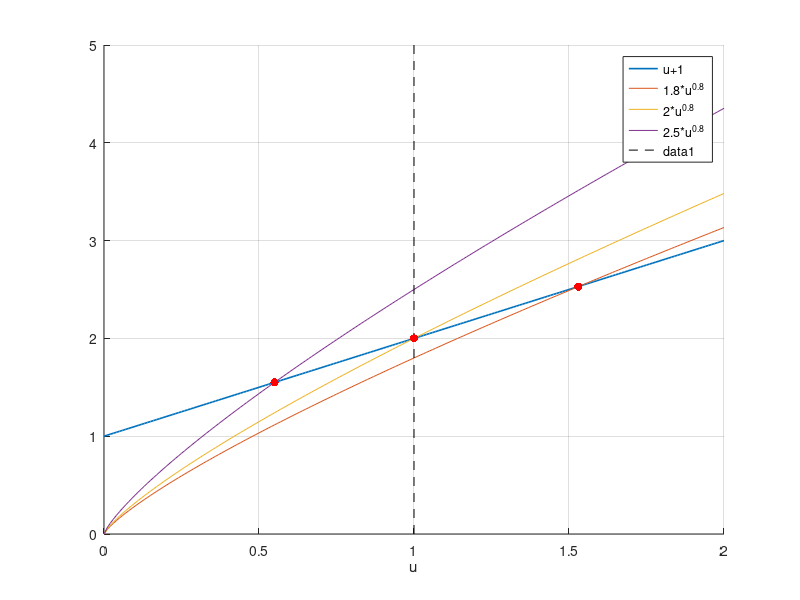
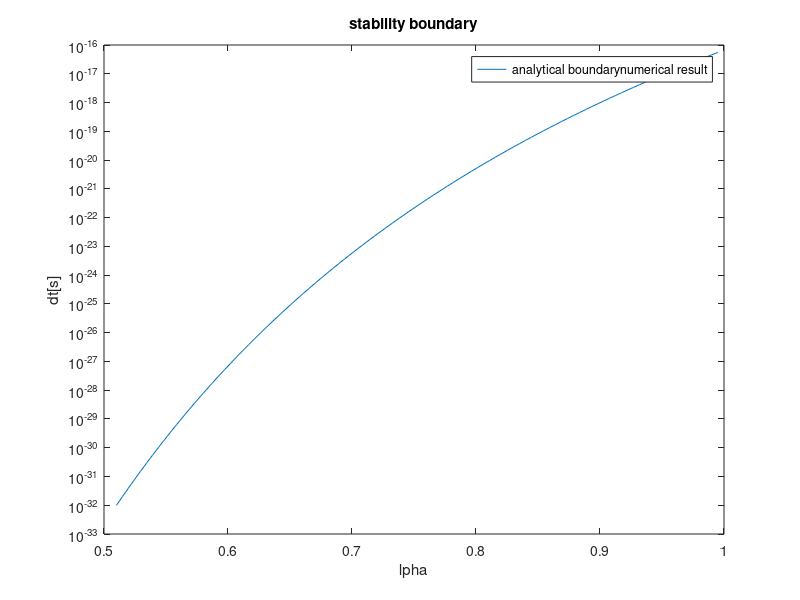

The MATLAB script that drew these images, in order:
% Stability calculations
dt = 1;
zeta = 1.9; % zeta > 1
% mine w_i, alpha =1
w_i = 1/dt * ( log(2*zeta) / log(exp(-0.5) + exp(0.5)) );
% taflove w_i, alpha=1
w_t = -2/dt * log(zeta + sqrt(zeta^2 + 1));



MU_0 = 1.2566371e-6;
EPS_0 = 8.85418781762e-12;
C_CONST = 299792458.0;
dz = 0.02e-6;
alpha = 0.99
dt = 2^(1-1/alpha) * (sqrt(EPS_0*MU_0) * dz)^(1/alpha)
classic_dt = sqrt(EPS_0*MU_0)*dz



% Plot xi pseudo-polynomial 
% -------------------------------
figure(1)
u = [0:0.01:2];
coeff_2a_xi = [1.8, 2, 2.5];
y = ones(size(coeff_2a_xi, 2)+1,size(u, 2));
y(1, :) = u +1;

beta = 0.8;

hold on;
grid on;
plot(u, y(1, :), 'LineWidth', 1.2);
my_legend=cell(size(coeff_2a_xi, 2)+1,1);
my_legend{1} = 'u+1';
% legend('u+1') 
for i = 1:size(coeff_2a_xi, 2)
    y(i+1, :) = coeff_2a_xi(i) .* (u).^beta;
    plot(u, y(i+1, :));
    my_legend{i+1} = strcat(num2str(coeff_2a_xi(i)), '*u^{', num2str(beta), '}');
end
yl = ylim; % current y-axis limits
plot([1 1],[yl(1) yl(2)], '--black');
xlabel('u')
legend(my_legend)

% Plot intersection points
for i = 1:size(coeff_2a_xi, 2)
    eps  = 0.001;
    idx = find(y(1, :) - y(i+1, :) < eps, 1); %// Index of coordinate in array
    px = u(idx);
    py = y(1, idx);
    plot(px,py,'.','MarkerSize',18, 'Color', 'red', 'HandleVisibility','off');
end
% -------------------------------

% Plotting stability
figure(2)
alpha_arr_num = [9.950000e-001, 9.900000e-001, 9.800000e-001, 9.700000e-001, 9.500000e-001, 9.000000e-001, 8.500000e-001, 8.000000e-001, 7.500000e-001, 7.000000e-001, 6.500000e-001, 6.000000e-001, 5.500000e-001, 5.100000e-001];
unstable_dt = [5.568428e-017, 4.593018e-017, 3.106483e-017, 2.084195e-017, 9.148072e-018, 1.004735e-018, 8.499087e-020, 5.222054e-021, 2.233413e-022, 6.080006e-024, 9.582059e-026, 7.465965e-028, 2.424191e-030, 1.103460e-032]
alpha_arr_an = alpha_arr_num(1):(alpha_arr_num(end)-alpha_arr_num(1))/100:alpha_arr_num(end);
dt_arr_an = 2.^(1.0-1./alpha_arr_an) .* (sqrt(EPS_0*MU_0) * dz).^(1./alpha_arr_an);

plot(alpha_arr_an, dt_arr_an)
hold on
scatter(alpha_arr_num, unstable_dt)
set(gca,'yscale','log')
legend(["analytical boundary", "numerical result"])
xlabel("\alpha")
ylabel("dt[s]")
title("stability boundary")
